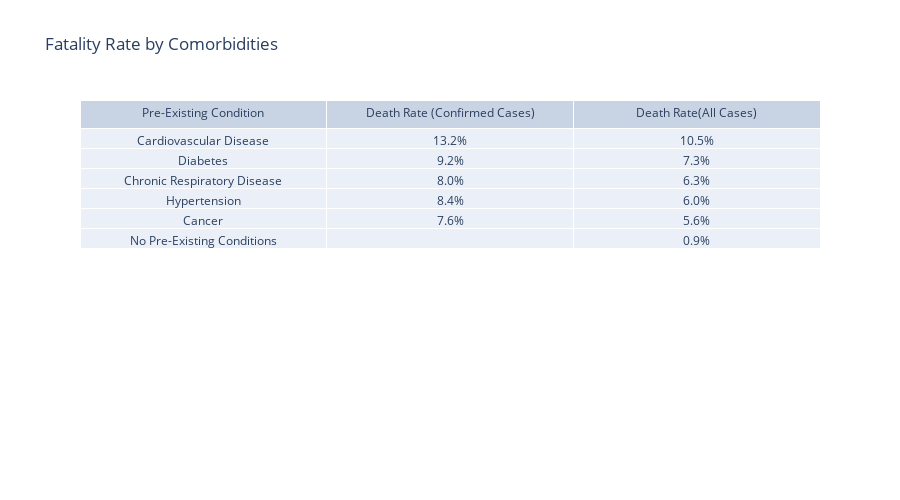

The code cell stored with this chart in its notebook:
### Code cell
# Mortality Rate by comorbidities
comor = ['Cardiovascular Disease', 'Diabetes', 'Chronic Respiratory Disease', 'Hypertension', 'Cancer',
           'No Pre-Existing Conditions']
deaths_confirmed = ['13.2%', '9.2%', '8.0%', '8.4%', '7.6%']
deaths_all = ['10.5%', '7.3%', '6.3%', '6.0%', '5.6%', '0.9%']

fig = go.Figure(data=[go.Table(header=dict(values=['Pre-Existing Condition', 'Death Rate (Confirmed Cases)', 'Death Rate(All Cases)']),
                 cells=dict(values=[comor, deaths_confirmed, deaths_all]))
                     ])

fig.update_layout(
    title='Fatality Rate by Comorbidities')
fig.update_layout(height=500)
fig.show()

### Figure 1 — Plotly figure (JSON) as saved in the notebook; plotly's stock layout.template omitted (floating-point values rounded to 4 significant figures)
{"data": [{"cells": {"values": [["Cardiovascular Disease", "Diabetes", "Chronic Respiratory Disease", "Hypertension", "Cancer", "No Pre-Existing Conditions"], ["13.2%", "9.2%", "8.0%", "8.4%", "7.6%"], ["10.5%", "7.3%", "6.3%", "6.0%", "5.6%", "0.9%"]]}, "header": {"values": ["Pre-Existing Condition", "Death Rate (Confirmed Cases)", "Death Rate(All Cases)"]}, "type": "table"}], "layout": {"height": 500, "title": {"text": "Fatality Rate by Comorbidities"}}}
